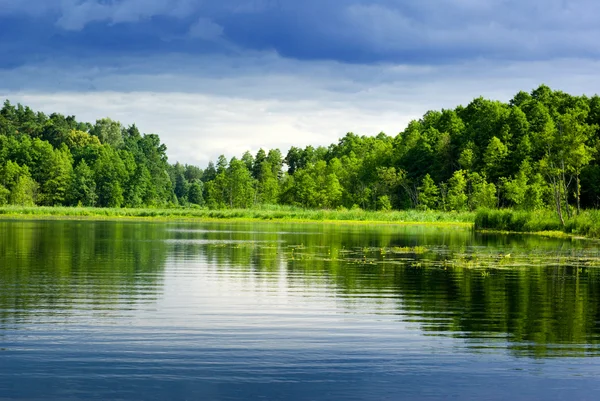
#> input picture kenar_bulma/image.jpg, 600 x 401 px
$ python kenar_bulma_kod.py   (older library calls are emulated)
#> lines starting #> are read from the running program, lines starting #| are printed output that depends on the picture
import cv2
import numpy as np
import matplotlib.pyplot as plt

img = cv2.imread('image.jpg')
#> img is the input picture: shape (401, 600, 3); mean B, G, R 114.1, 131, 103.7
img_gray = cv2.cvtColor(img, cv2.COLOR_BGR2GRAY)
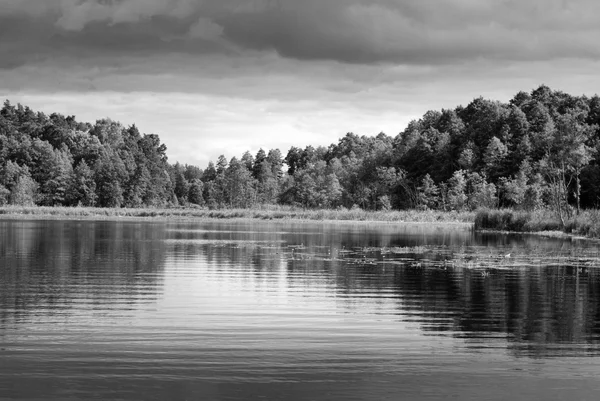
#> img_gray: shape (401, 600); min 0, max 255, mean 120.9
img_blur = cv2.GaussianBlur(img_gray, (3, 3), 0)
# Sobel Edge Detection
sobelx = cv2.Sobel(src=img_blur, ddepth=cv2.CV_64F, dx=1, dy=0, ksize=5)  # Sobel Edge Detection on the X axis
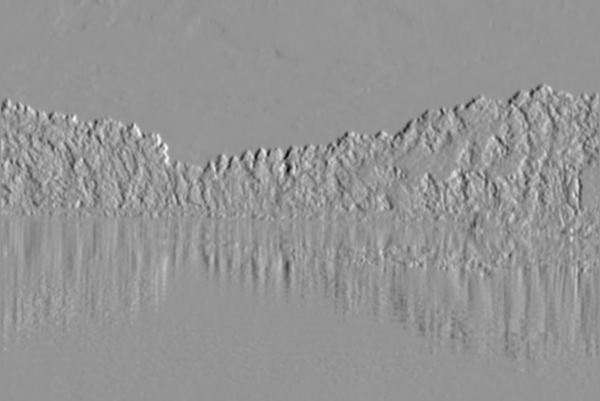
#> sobelx: shape (401, 600) float64; min -7383, max 5275, mean -0.4; drawn with min black and max white
sobely = cv2.Sobel(src=img_blur, ddepth=cv2.CV_64F, dx=0, dy=1, ksize=5)  # Sobel Edge Detection on the Y axis
sobelxy = cv2.Sobel(src=img_blur, ddepth=cv2.CV_64F, dx=1, dy=1, ksize=5)  # Combined X and Y Sobel Edge Detection
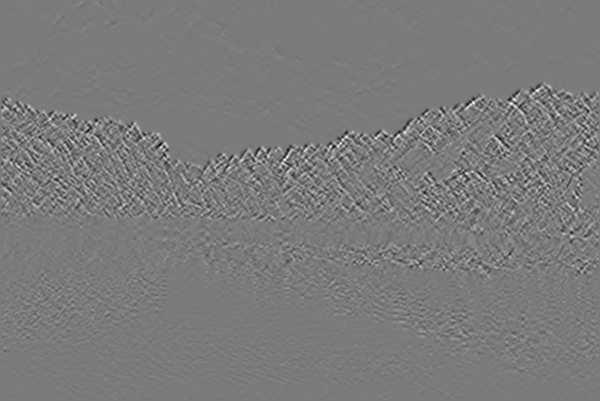
#> sobelxy: shape (401, 600) float64; min -1141, max 1215, mean 0; drawn with min black and max white
grad1 = np.sqrt(sobelx**2 + sobely**2)
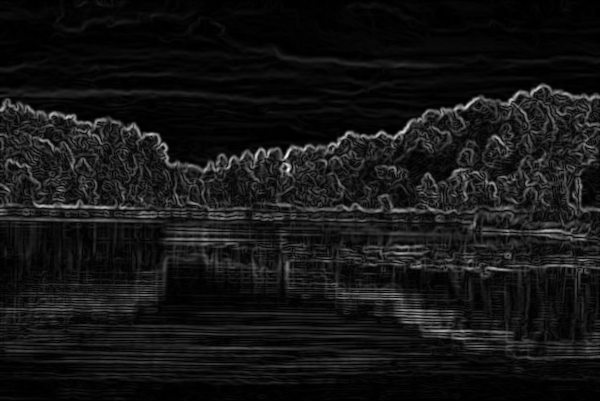
#> grad1: shape (401, 600) float64; min 0, max 8289.4, mean 700.5; drawn with min black and max white
grad_norm = (grad1 * 255 / grad1.max()).astype(np.uint8)
# Prewitt Edge Detection

kernelx = np.array([[1,1,1],[0,0,0],[-1,-1,-1]])
kernely = np.array([[-1,0,1],[-1,0,1],[-1,0,1]])
img_prewittx = cv2.filter2D(img_blur, -1, kernelx)
img_prewitty = cv2.filter2D(img_blur, -1, kernely)
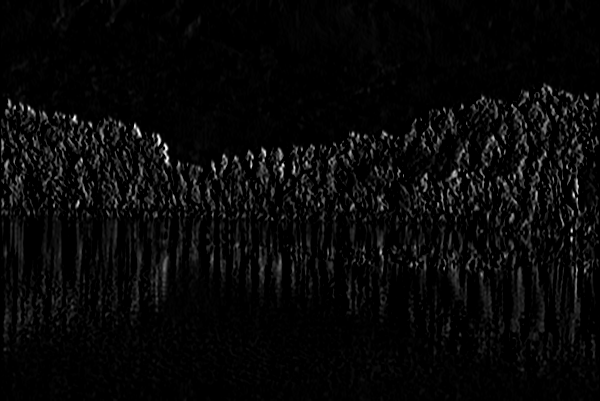
#> img_prewitty: shape (401, 600); min 0, max 255, mean 8.5
prewitt = img_prewittx + img_prewitty
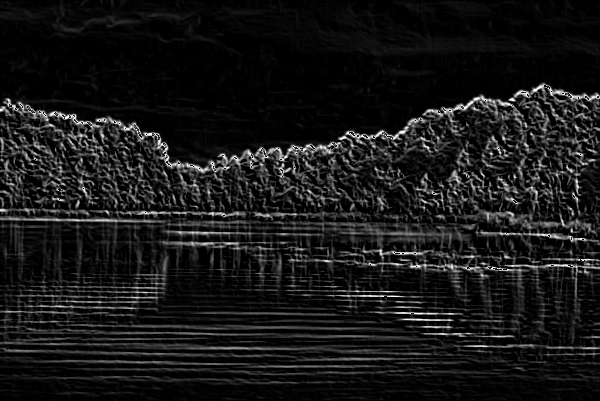
#> prewitt: shape (401, 600); min 0, max 255, mean 23.6
# Canny Edge Detection
edges = cv2.Canny(image=img_blur, threshold1=50, threshold2=50)  # Canny Edge Detection
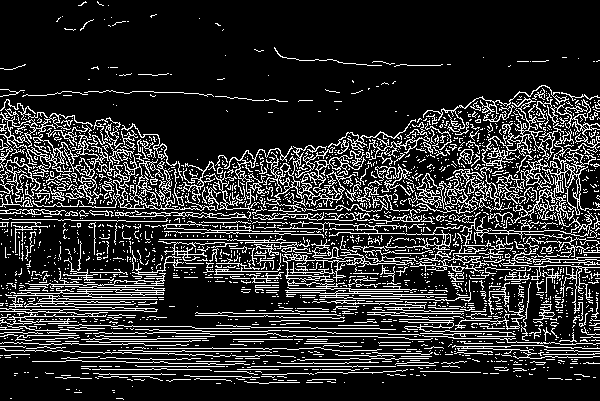
#> edges: shape (401, 600); 17.5% white in thin lines or dots
plt.figure(figsize=(8, 8))

plt.subplot(2, 2, 1), plt.imshow(img, cmap='gray')
plt.title('Original'), plt.xticks([]), plt.yticks([])
plt.subplot(2, 2, 2), plt.imshow(grad_norm, cmap='gray')
plt.title('Sobel'), plt.xticks([]), plt.yticks([])
plt.subplot(2, 2, 3), plt.imshow(prewitt, cmap='gray')
plt.title('Prewitt'), plt.xticks([]), plt.yticks([])
plt.subplot(2, 2, 4), plt.imshow(edges, cmap='gray')
plt.title('Canny'), plt.xticks([]), plt.yticks([])
plt.show()
#> figure, not shown here; B, G, R data is drawn as R, G, B
